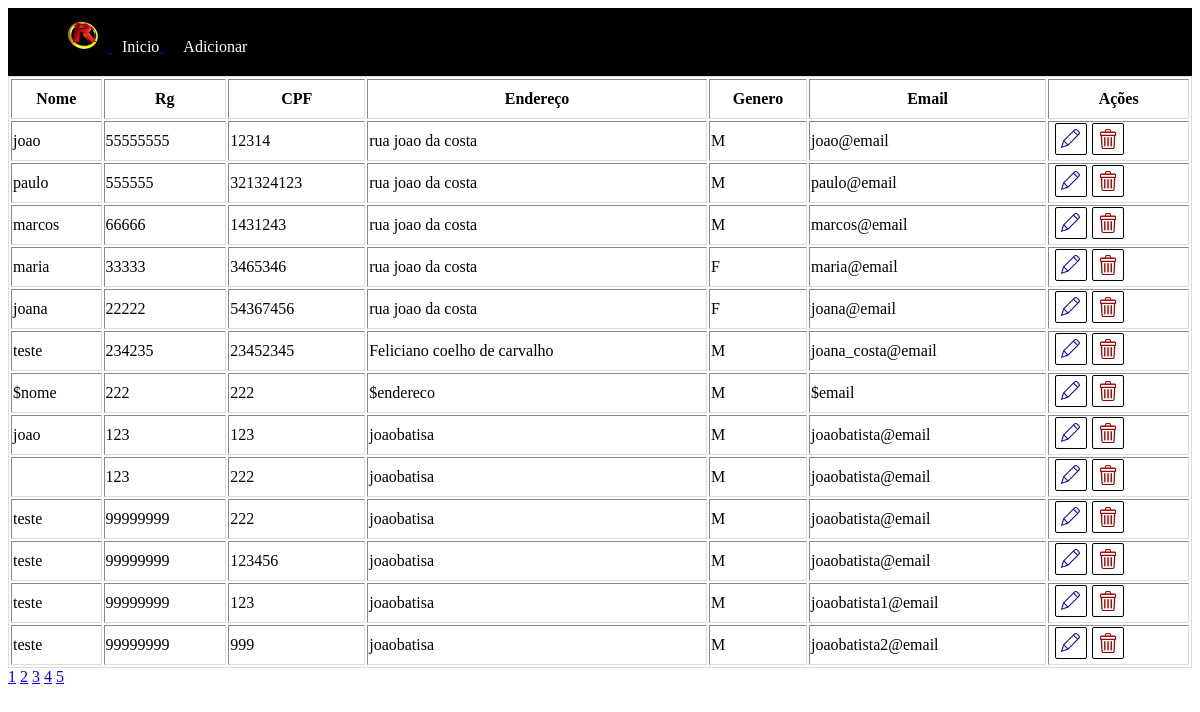
The page / on the database its author committed.
### tables this page shows
CREATE TABLE IF NOT EXISTS `pessoa` (
  `id` int(11) NOT NULL AUTO_INCREMENT,
  `nome` varchar(100) DEFAULT NULL,
  `rg` int(11) DEFAULT NULL,
  `cpf` varchar(100) DEFAULT NULL,
  `endereco` text DEFAULT NULL,
  `email` varchar(100) DEFAULT NULL,
  `genero` varchar(2) DEFAULT NULL,
  PRIMARY KEY (`id`)
);

### core/Controller.php (called while the page is built, shortened)
<?php
class Controller{
public function view($viewName,$viewData = array()){
  require 'views/template.php';
}
public function viewInTemplate($viewName,$viewData = array()){
  extract($viewData);
require 'views/'.$viewName.'.php';
}
}
?>

### controller/homeController.php (called while the page is built, shortened)
<?php
class homeController extends Controller {
 public function index(){
$dados = array(
	'get_nomes'=>array()
);
  $p = new Pessoa();
	      $limit= 13;
	      $total = count($p->totalIte());
	      $dados['paginas'] = ceil($total/$limit);
          $dados['pagina_atual'] = 1;
                 $ofsets = ($dados['pagina_atual'] * $limit) - $limit;
          $dados['get_nomes'] = $p->getNome($ofsets,$limit);
           $this->view('home',$dados);
 }
}

### core/Core.php (called while the page is built, shortened)
<?php
class Core{
public function run(){
  $url = '/';
  $params = array();
    if(isset($url) && $url != '/'){
    $url = explode('/',$url);
     array_shift($url);
     $currentController = $url[0].'Controller';
         array_shift($url);
          if(isset($url[0]) && !empty($url[0])){
                  $currentAction = $url[0];
                     array_shift($url);
                 if(count($url) > 0){
                 	$params = $url;
                 }
          }else{
          	$currentAction = 'index';
          }
    }else{
       $currentAction = 'index';
    }
   $c = new $currentController();
   call_user_func_array(array($c,$currentAction),$params);
   }
}
?>

### index.php (called while the page is built, shortened)
<?php
$core = new Core();
$core->run();
?>

### core/Model.php (called while the page is built, shortened)
<?php
class Model {
public function __construct(){
       global $db;
     $this->db = $db;
}
}
?>

### model/Pessoa.php (called while the page is built, shortened)
<?php
class Pessoa extends Model{
public function totalIte(){
  $array = array();
    $sql = $this->db->query("SELECT * FROM pessoa");
          if($sql->rowCount() > 0){
            $array = $sql->fetchAll();
          }
           return $array;
}
}
?>

### views/home.php (the view)
<div class="container-home">
	<table border="1"  >
	<tr>
		<th>Nome</th>
		<th>Rg</th>
		<th>CPF</th>
		<th>Endereço</th>
		<th>Genero</th>
		<th>Email</th>
		<th>Ações</th>
	</tr>
         <?php foreach($get_nomes as $user):  ?>
   <tr>
      <td> <?php echo $user['nome'];  ?></td>
      <td><?php echo $user['rg'];  ?></td>
      <td><?php echo $user['cpf'];  ?></td>
      <td><?php echo $user['endereco'];  ?></td>
      <td><?php echo  strtoupper($user['genero']);  ?></td>
      <td><?php echo $user['email'];  ?></td>
      <td><a href="home/editar/<?php echo $user['id']; ?>" ><img src="assets/imagens/edit2.png"></a><a href="home/delete/<?php echo $user['id'];  ?>"><img src="assets/imagens/delete.png" onClick='return confirm("tem certeza que dejeja deletar este usuário?")' ></a></td>
      </tr>
      <?php endforeach;  ?>
	</table>
      <?php for($q=1;$q<=$paginas;$q++): ?>
          <a href="<?php echo BASE_URL;?>?p=<?php echo $q ?>"><?php echo $q;  ?></a>
      <?php endfor;  ?>
</div>

### views/template.php (shortened to what this page needs)
<!DOCTYPE html>
<html>
<head>
 <link rel="stylesheet" type="text/css" href="<?php echo BASE_URL ?>assets/css/estilo.css">
</head>
<body>
 <div class="div-menu">
    <ul>
    <a href="<?php echo BASE_URL ?>"><li><img src="<?php echo BASE_URL ?>assets/imagens/logorbarra.png"></li> </a>
    <a class="a" href="<?php echo BASE_URL ?>home"><li>Inicio</li></an>
    <a class="a" href="<?php echo BASE_URL ?>adicionar"><li>Adicionar</li></a>
    </ul>
  </div>
<div><?php $this->viewInTemplate($viewName,$viewData);  ?>  </div>
</body>
</html>

### assets/css/estilo.css (style rules this page uses)
.div-menu { background-color: #000; margin: 0; padding: 0; width: 100%; }
.div-menu .a { text-align: center; padding-right: 10px; padding-top: 10px; padding-bottom: 10px; border-radius: 2px; transition: 0.2s; }
.div-menu ul { list-style: none; padding-top: 10px; padding-bottom: 10px; margin: 0; }
.div-menu li { display: inline-block; color: #fff; padding-left: 10px; padding-bottom: 10px; }
.container-home th { padding-top: 10px; padding-bottom: 10px; }
.container-home img { max-width: 20px; width: 100%; margin: auto; border:1px solid #000; margin-left: 5px; padding: 5px; border-radius: 2px; }
.container-home table { border: 1px solid #ddd; width: 100%; }
.div-menu img { line-height: 40px; max-width: 50px; }

### rows shown on the page
pessoa: nome "joao", rg "55555555", cpf "12314", endereco "rua joao da costa", genero "M", email "joao@email"
pessoa: nome "paulo", rg "555555", cpf "321324123", endereco "rua joao da costa", genero "M", email "paulo@email"
pessoa: nome "marcos", rg "66666", cpf "1431243", endereco "rua joao da costa", genero "M", email "marcos@email"
pessoa: nome "maria", rg "33333", cpf "3465346", endereco "rua joao da costa", genero "F", email "maria@email"
pessoa: nome "joana", rg "22222", cpf "54367456", endereco "rua joao da costa", genero "F", email "joana@email"
pessoa: nome "teste", rg "234235", cpf "23452345", endereco "Feliciano coelho de carvalho", genero "M", email "joana_costa@email"
pessoa: nome "$nome", rg "222", cpf "222", endereco "$endereco", genero "M", email "$email"
pessoa: nome "joao", rg "123", cpf "123", endereco "joaobatisa", genero "M", email "joaobatista@email"
pessoa: rg "123", cpf "222", endereco "joaobatisa", genero "M", email "joaobatista@email"
pessoa: nome "teste", rg "99999999", cpf "222", endereco "joaobatisa", genero "M", email "joaobatista@email"
pessoa: nome "teste", rg "99999999", cpf "123456", endereco "joaobatisa", genero "M", email "joaobatista@email"
pessoa: nome "teste", rg "99999999", cpf "123", endereco "joaobatisa", genero "M", email "joaobatista1@email"
pessoa: nome "teste", rg "99999999", cpf "999", endereco "joaobatisa", genero "M", email "joaobatista2@email"
